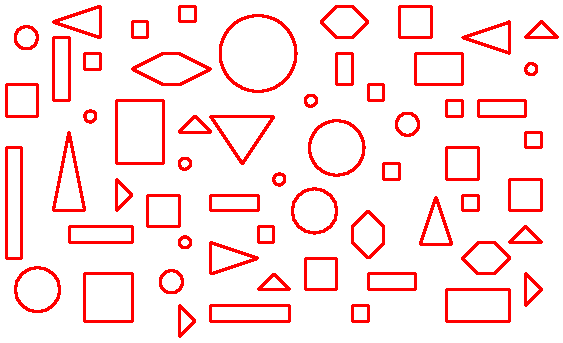
#> input picture Trabalho04/output/parte01/contornos.png, 563 x 343 px
$ python medidas_objetos.py --input ../output/parte01/contornos.png
#> lines starting #> are read from the running program, lines starting #| are printed output that depends on the picture; after the words box and inside, x2 and y2 are one past the last pixel; in counts of white or black regions, pixels touching at a corner belong together
import os
import cv2
import numpy as np
import matplotlib.pyplot as plt
from skimage import measure, color
from skimage.filters import threshold_otsu
import argparse

# Constantes para classificação de área
SMALL_AREA_THRESHOLD = 1500
LARGE_AREA_THRESHOLD = 3000


def parse_args():
    parser = argparse.ArgumentParser(description="Medidas de objetos em imagem colorida.")
    parser.add_argument("-i", "--input", required=True, help="Caminho da imagem PNG de entrada")
    parser.add_argument("-o", "--output_dir", default="../output/", help="Pasta para salvar resultados")
    return parser.parse_args()


def load_and_convert_image(image_path):
    """Carrega a imagem e converte para tons de cinza."""
    img_color = cv2.imread(image_path)
    img_gray = cv2.cvtColor(img_color, cv2.COLOR_BGR2GRAY)
    return img_color, img_gray


def extract_regions(img_gray):
    """Extrai e rotula regiões da imagem."""
    thresh = threshold_otsu(img_gray)
    img_bin = (img_gray < thresh)
    labels = measure.label(img_bin)

    return img_bin, labels


def extract_and_save_properties(labels, img_gray, output_dir):
    """Extrai e salva propriedades das regiões em arquivo."""
    props = measure.regionprops(labels, intensity_image=img_gray)

    with open(os.path.join(output_dir, "propriedades_regioes.txt"), "w") as f:
        for i, reg in enumerate(props):
            area = reg.area
            perimeter = reg.perimeter
            eccentricity = reg.eccentricity
            solidity = reg.solidity
            f.write(f"Região {i}: área={area} perímetro={perimeter:.6f} "
                    f"excentricidade={eccentricity:.6f} solidez={solidity:.6f}\n")

    return props


def save_contours_image(img_color, img_bin, output_dir):
    """Gera e salva imagem com contornos destacados."""
    img_bin_uint8 = (img_bin * 255).astype(np.uint8)
    contours_cv, _ = cv2.findContours(img_bin_uint8, cv2.RETR_EXTERNAL, cv2.CHAIN_APPROX_NONE)

    img_contours = np.ones_like(img_color) * 255
    cv2.drawContours(img_contours, contours_cv, -1, (0, 0, 255), 2)

    output_path = os.path.join(output_dir, "contornos.png")
    cv2.imwrite(output_path, img_contours)


def save_labeled_regions(labels, props, output_dir):
    """Gera e salva imagem com regiões rotuladas em cores e numeradas."""
    img_label_rgb = color.label2rgb(labels, bg_label=0, bg_color=(1, 1, 1))
    img_label_rgb_uint8 = (img_label_rgb * 255).astype(np.uint8)

    img_label_bgr = cv2.cvtColor(img_label_rgb_uint8, cv2.COLOR_RGB2BGR)

    # Adiciona números nas regiões
    font = cv2.FONT_HERSHEY_SIMPLEX
    font_scale = 0.4
    thickness = 1
    for i, reg in enumerate(props):
        centroid_y, centroid_x = reg.centroid

        text = str(i)

        # Calcular o tamanho do texto para centralizá-lo
        (text_width, text_height), baseline = cv2.getTextSize(text, font, font_scale, thickness)

        # Calcular posição para centralizar o texto no centróide
        text_x = int(centroid_x - text_width // 2)
        text_y = int(centroid_y + text_height // 2)

        # Adicionar texto centralizado
        cv2.putText(img_label_bgr, text, (text_x, text_y),
                    font, font_scale, (0, 0, 0), thickness, cv2.LINE_AA)

    output_path = os.path.join(output_dir, "regioes_rotuladas.png")
    cv2.imwrite(output_path, img_label_bgr)
    output_path = os.path.join(output_dir, "regioes_rotuladas.png")
    cv2.imwrite(output_path, img_label_bgr)


def classify_objects_by_area(props, output_dir):
    """Classifica objetos por área e salva contagens em arquivo."""
    cont_pequenas = cont_medias = cont_grandes = 0
    areas = []

    for reg in props:
        area = reg.area
        areas.append(area)
        if area < SMALL_AREA_THRESHOLD:
            cont_pequenas += 1
        elif area < LARGE_AREA_THRESHOLD:
            cont_medias += 1
        else:
            cont_grandes += 1

    # Salvar classificação em arquivo
    with open(os.path.join(output_dir, "classification_areas.txt"), "w") as f:
        f.write(f"Quantidade de regiões: {cont_grandes + cont_medias + cont_pequenas}\n")
        f.write(f"Regiões pequenas: {cont_pequenas}\n")
        f.write(f"Regiões médias: {cont_medias}\n")
        f.write(f"Regiões grandes: {cont_grandes}\n")

    return cont_pequenas, cont_medias, cont_grandes, areas


def generate_area_histogram(areas, output_dir):
    """Gera e salva histograma de áreas dos objetos."""
    plt.figure()
    plt.hist(areas, bins=10, edgecolor='black')
    plt.title("Histograma de Áreas dos Objetos")
    plt.xlabel("Área (pixels)")
    plt.ylabel("Quantidade de objetos")
    plt.axvline(x=SMALL_AREA_THRESHOLD, color='red', linestyle='--')
    plt.axvline(x=LARGE_AREA_THRESHOLD, color='red', linestyle='--')

    output_path = os.path.join(output_dir, "histograma_areas.png")
    plt.savefig(output_path)
    plt.close()


def main():
    args = parse_args()
    os.makedirs(args.output_dir, exist_ok=True)

    # Carregar e converter imagem
    img_color, img_gray = load_and_convert_image(args.input)
#> in load_and_convert_image, img_color is the input picture: shape (343, 563, 3); mean B, G, R 228.3, 228.3, 255
#> in load_and_convert_image, `img_gray = cv2.cvtColor(img_color, cv2.COLOR_BGR2GRAY)`:
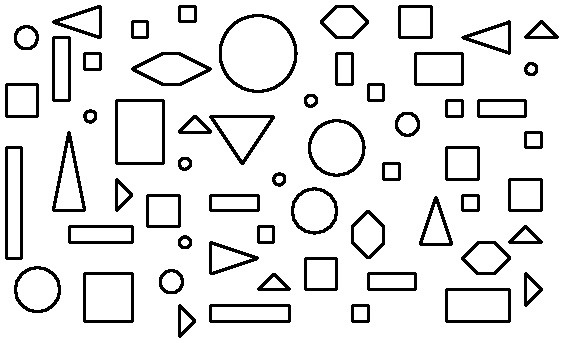
#> img_gray: shape (343, 563); values 76 (black) and 255 (white), 89.5% white; 58 black regions, largest, box (x1, y1, x2, y2) and area: (219, 14, 298, 93) 821, (5, 146, 23, 260) 752, (115, 99, 165, 165) 656

    # Extrair regiões conectadas
    img_bin, labels = extract_regions(img_gray)
#> in extract_regions, `thresh = threshold_otsu(img_gray)`: thresh = 76
#> in extract_regions, `img_bin = (img_gray < thresh)`: img_bin: shape (343, 563) bool; every value is 0
#> in extract_regions, `labels = measure.label(img_bin)`: labels: shape (343, 563) int32; every value is 0

    # Extrair e imprimir propriedades
    props = extract_and_save_properties(labels, img_gray, args.output_dir)
#> in extract_and_save_properties, `props = measure.regionprops(labels, intensity_image=img_gray)`: props = []
#> props = []

    # Salvar imagem com contornos
    save_contours_image(img_color, img_bin, args.output_dir)
#> in save_contours_image, `cv2.drawContours(img_contours, contours_cv, -1, (0, 0, 255), 2)`: img_contours: shape (343, 563, 3); every value is 255

    # Salvar regiões rotuladas
    save_labeled_regions(labels, props, args.output_dir)
#> in save_labeled_regions, `img_label_rgb = color.label2rgb(labels, bg_label=0, bg_color=(1, 1, 1))`: img_label_rgb: shape (343, 563, 3) float64; every value is 1

    # Classificar objetos por área
    cont_pequenas, cont_medias, cont_grandes, areas = classify_objects_by_area(props, args.output_dir)
#> after the loop in classify_objects_by_area, `for reg in props:`: cont_grandes = 0
#> cont_pequenas = 0; cont_medias = 0; cont_grandes = 0; areas = []

    # Gerar histograma de áreas
    generate_area_histogram(areas, args.output_dir)
#> in generate_area_histogram, `plt.savefig(output_path)`:
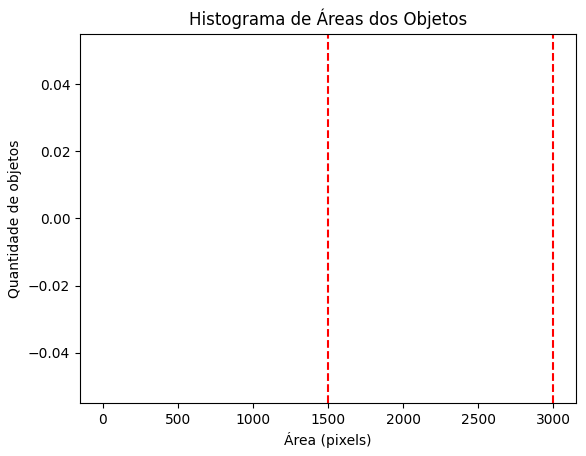
#> figure drawn by matplotlib, 1 panel


if __name__ == "__main__":
    main()
